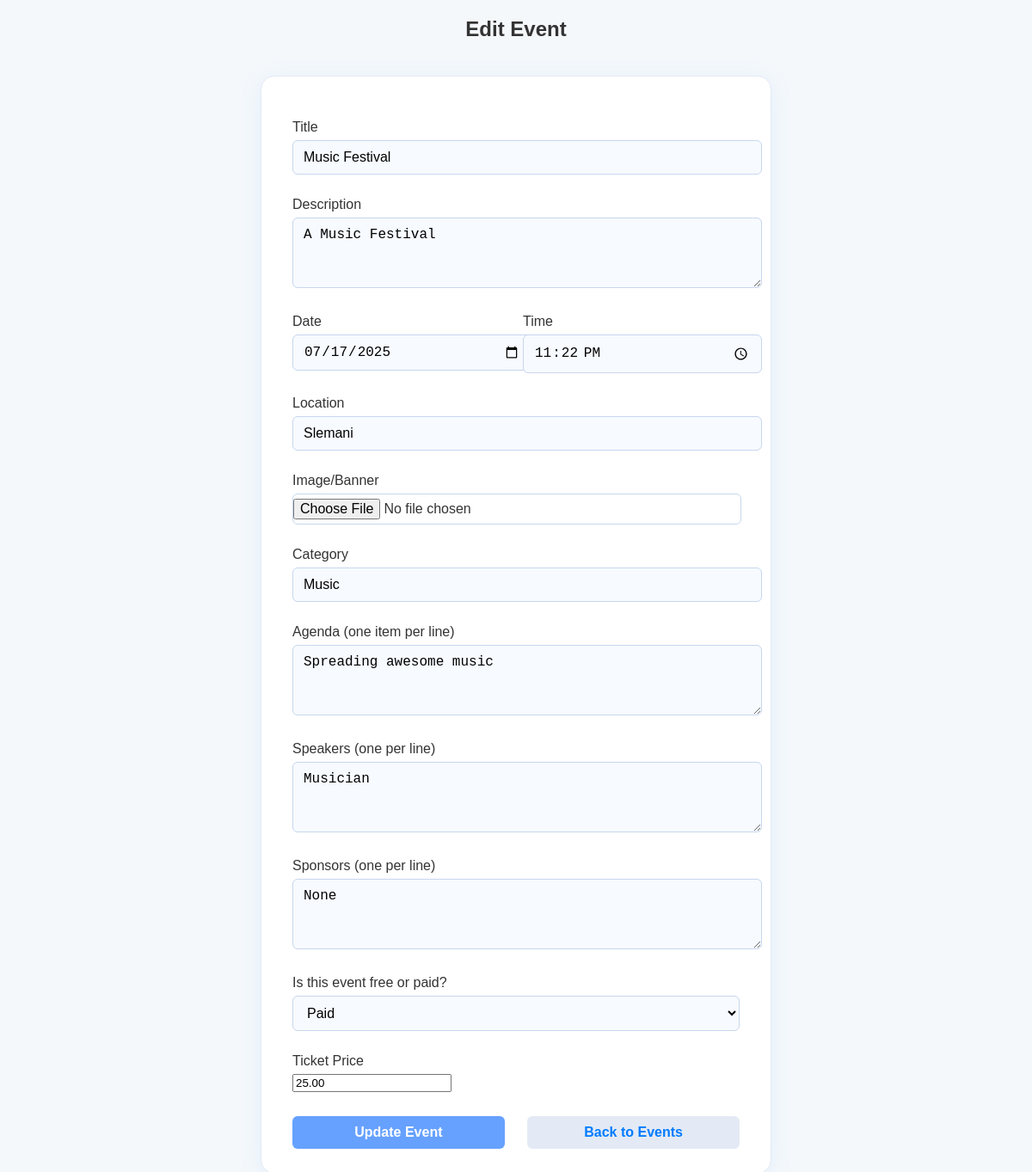
The page /event_form.php?id=43 on the database its author committed.
### tables this page shows
CREATE TABLE `events` (
  `id` int NOT NULL AUTO_INCREMENT,
  `title` varchar(255) NOT NULL,
  `description` text NOT NULL,
  `date` date NOT NULL,
  `time` time NOT NULL,
  `location` varchar(255) NOT NULL,
  `image` varchar(255) DEFAULT NULL,
  `category` varchar(100) NOT NULL,
  `visibility` enum('public','private','invite-only') NOT NULL DEFAULT 'public',
  `price` decimal(10,2) DEFAULT '0.00',
  `recurring` enum('no','daily','weekly','monthly') NOT NULL DEFAULT 'no',
  `agenda` text,
  `speakers` text,
  `sponsors` text,
  `organizer_username` varchar(255) DEFAULT NULL,
  `created_at` timestamp NOT NULL DEFAULT CURRENT_TIMESTAMP,
  `updated_at` timestamp NOT NULL DEFAULT CURRENT_TIMESTAMP ON UPDATE CURRENT_TIMESTAMP,
  PRIMARY KEY (`id`)
);

### event_form.php (the view, shortened to what this page needs)
<?php
$host = 'localhost';
$port = 3306;
$dbname = 'eventa';
$username = 'root';
$password = '12345';
try {
    $pdo = new PDO("mysql:host=$host;port=$port;dbname=$dbname", $username, $password);
    $pdo->setAttribute(PDO::ATTR_ERRMODE, PDO::ERRMODE_EXCEPTION);
} catch (PDOException $e) {
    die("Connection failed: " . $e->getMessage());
}
$editEvent = null;
if (isset($_GET['id'])) {
    $id = $_GET['id'];
    $stmt = $pdo->prepare("SELECT * FROM events WHERE id = :id");
    $stmt->execute([':id' => $id]);
    $editEvent = $stmt->fetch(PDO::FETCH_ASSOC);
}
?>
<!DOCTYPE html>
<html lang="en">
<head>
    <link rel="stylesheet" href="styles.css">
    <link rel="stylesheet" href="Login_Form.css">
</head>
<body>
    <h2 style="text-align:center;"><?php echo $editEvent ? 'Edit Event' : 'Create Event'; ?></h2>
    <div class="event-form-card">
        <form class="event-form" method="post" enctype="multipart/form-data">
            <label for="title">Title</label>
            <input type="text" name="title" id="title" required value="<?php echo htmlspecialchars($editEvent['title'] ?? ''); ?>">
            <label for="description">Description</label>
            <textarea name="description" id="description" rows="3" required><?php echo htmlspecialchars($editEvent['description'] ?? ''); ?></textarea>
            <div class="form-row">
                <div>
                    <label for="date">Date</label>
                    <input type="date" name="date" id="date" required value="<?php echo htmlspecialchars($editEvent['date'] ?? ''); ?>">
                </div>
                <div>
                    <label for="time">Time</label>
                    <input type="time" name="time" id="time" required value="<?php echo htmlspecialchars($editEvent['time'] ?? ''); ?>">
                </div>
            </div>
            <label for="location">Location</label>
            <input type="text" name="location" id="location" required value="<?php echo htmlspecialchars($editEvent['location'] ?? ''); ?>">
            <label for="image">Image/Banner</label>
            <input type="file" name="image" id="image" accept="image/*">
            <div class="form-row">
                <div>
                    <label for="category">Category</label>
                    <input type="text" name="category" id="category" required value="<?php echo htmlspecialchars($editEvent['category'] ?? ''); ?>">
                </div>
            </div>
            <label>Agenda (one item per line)</label>
            <textarea name="agenda[]" id="agenda" rows="3" placeholder="Enter agenda items separated by new lines"><?php
                if (!empty($editEvent['agenda'])) {
                    $agendaItems = json_decode($editEvent['agenda'], true);
                    if (is_array($agendaItems)) {
                        echo htmlspecialchars(implode("\n", $agendaItems));
                    }
                }
            ?></textarea>
            <label>Speakers (one per line)</label>
            <textarea name="speakers[]" id="speakers" rows="3" placeholder="Enter speaker names separated by new lines"><?php
                if (!empty($editEvent['speakers'])) {
                    $speakerItems = json_decode($editEvent['speakers'], true);
                    if (is_array($speakerItems)) {
                        echo htmlspecialchars(implode("\n", $speakerItems));
                    }
                }
            ?></textarea>
            <label>Sponsors (one per line)</label>
            <textarea name="sponsors[]" id="sponsors" rows="3" placeholder="Enter sponsor names separated by new lines"><?php
                if (!empty($editEvent['sponsors'])) {
                    $sponsorItems = json_decode($editEvent['sponsors'], true);
                    if (is_array($sponsorItems)) {
                        echo htmlspecialchars(implode("\n", $sponsorItems));
                    }
                }
            ?></textarea>
            <label for="price">Is this event free or paid?</label>
            <select name="price_type" id="price_type" onchange="togglePriceInput()">
                <option value="paid" <?php if (($editEvent['price'] ?? 0) > 0) echo 'selected'; ?>>Paid</option>
            </select>
            <div id="price_input" style="display: <?php echo (($editEvent['price'] ?? 0) > 0) ? 'block' : 'none'; ?>;">
                <label for="price">Ticket Price</label>
                <input type="number" name="price" id="price" step="0.01" min="0" value="<?php echo htmlspecialchars($editEvent['price'] ?? ''); ?>">
            </div>
            <div class="form-row" style="margin-top: 10px;">
                <button type="submit" class="btn"><?php echo $editEvent ? 'Update Event' : 'Create Event'; ?></button>
                <button type="button" class="btn" onclick="window.location.href='events.php';">Back to Events</button>
            </div>
        </form>
    </div>
</body>
</html>

### styles.css (style rules this page uses)
body { margin: 0; font-family: 'Georgia', cursive; background-color: #fffaf0; color: #2d2d2d; }
.btn { display: inline-block; padding: 0.75rem 1.5rem; background-color: white; color: #66a1ff; border-radius: 5px; text-decoration: none; font-weight: bold; }

### Login_Form.css (style rules this page uses)
body { font-family: 'Poppins', sans-serif; margin: 0; padding: 0; background-color: #f9f9f9; color: #333; }

### event_form.php (style rules this page uses)
body { background: #f4f8fb; }
.event-form-card { max-width: 520px; margin: 40px auto; background: #fff; border-radius: 16px; box-shadow: 0 4px 24px rgba(102,161,255,0.10); padding: 32px 36px 28px 36px; border: 1px solid #e3eaf5; }
.event-form label { display: block; margin-bottom: 6px; font-weight: 500; color: #333; margin-top: 18px; }
.event-form input[type="text"], .event-form input[type="date"], .event-form input[type="time"], .event-form input[type="file"], .event-form select, .event-form textarea { width: 100%; padding: 10px 12px; border: 1px solid #c7d6ee; border-radius: 6px; font-size: 1rem; margin-bottom: 8px; background: #f7faff; transition: border-color 0.2s; }
.event-form input[type="file"] { background: none; padding: 5px 0; }
.event-form textarea { min-height: 60px; resize: vertical; }
.event-form .form-row { display: flex; gap: 16px; }
.event-form .form-row > div { flex: 1; }
.event-form .btn { width: 48%; margin-top: 18px; margin-right: 2%; font-size: 1rem; padding: 10px 0; border-radius: 6px; border: none; background: #66a1ff; color: #fff; font-weight: 600; cursor: pointer; transition: background 0.2s; }
.event-form .btn:last-child { background: #e3eaf5; color: #007bff; margin-right: 0; }

### rows shown on the page
events: title "Music Festival", description "A Music Festival", date "07/17/2025", time "23:22:00", location "Slemani", category "Music", agenda "Spreading awesome music", speakers "Musician", sponsors "None", price_type "Paid", price "25.00"
